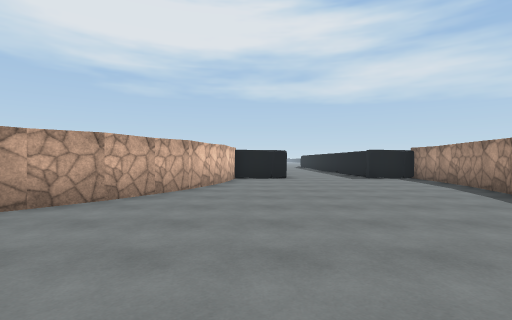
View 1 (above)

16 first-person views from a walk through a Unity game level. The camera is 1.3 m above the floor, looks level and sees 85° across. The floor is counted in squares, 2 m on a side. Each view is taken from the middle of a square. On the plan, view 1 faces up. The plan holds only what a view shows up to about 9 squares ahead; the rest is blank. The place goes on beyond the plan. Some surface patterns are stand-ins.

View 2
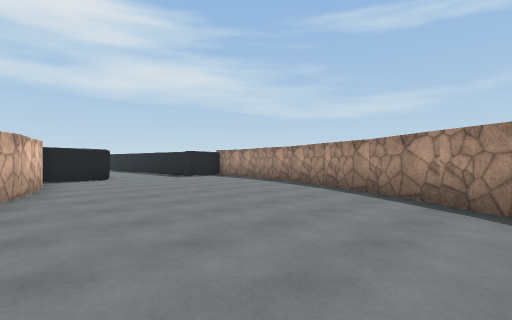

View 3
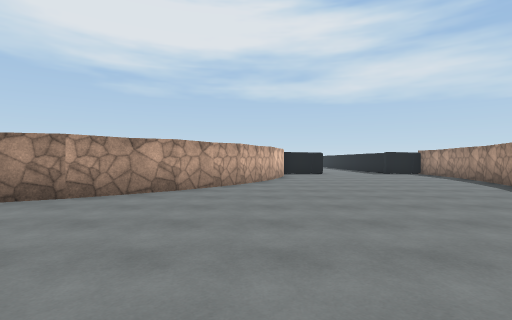

View 4
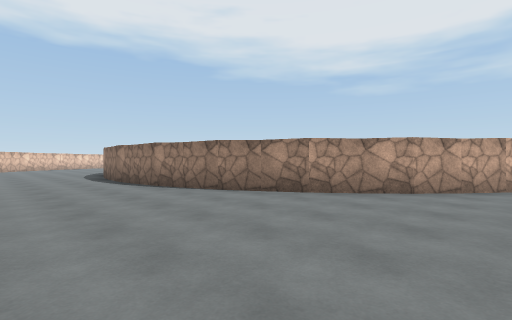

View 5
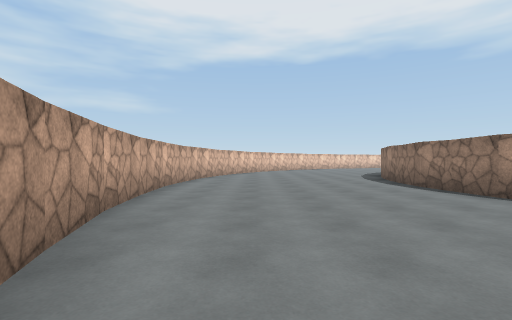

View 6
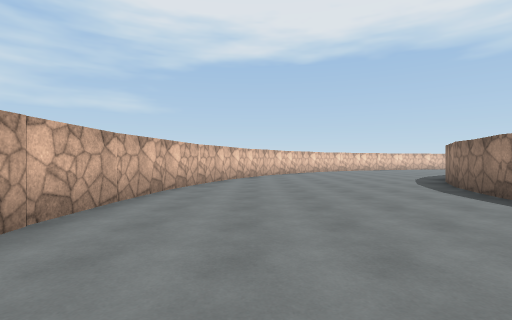

View 7
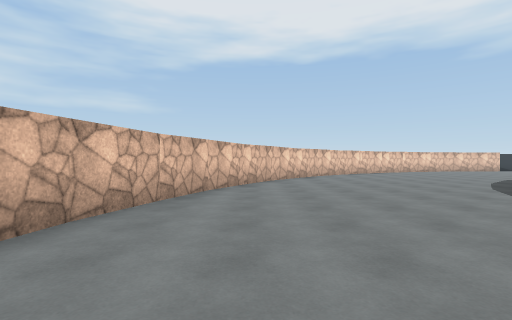

View 8
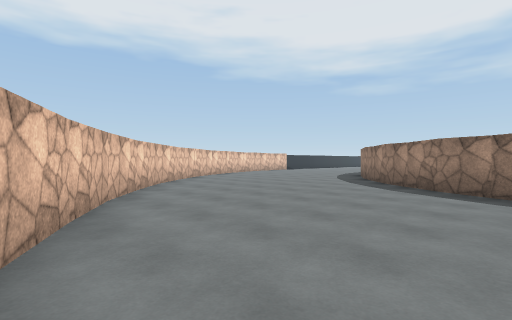

View 9
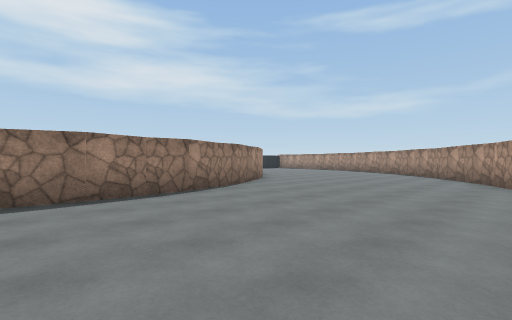

View 10
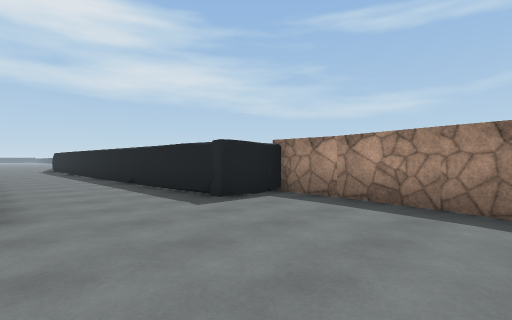

View 11
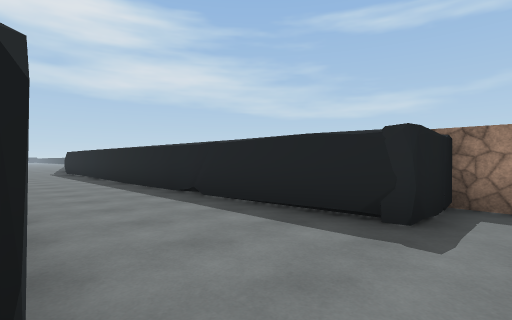

View 12
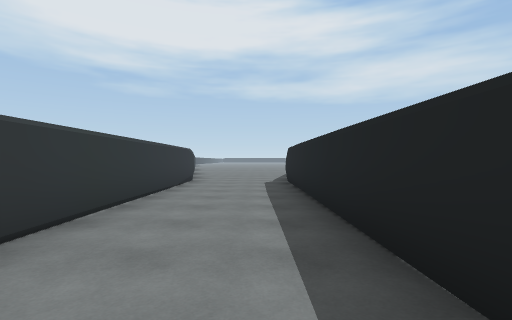

View 13
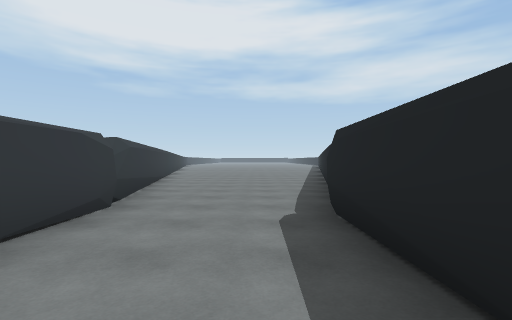

View 14
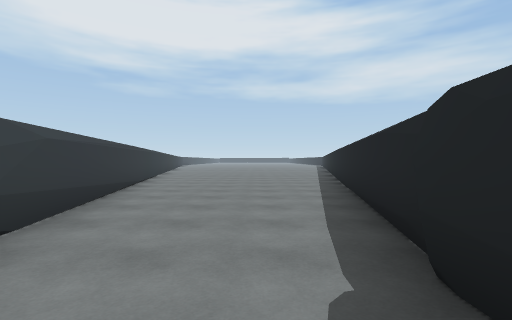

View 15
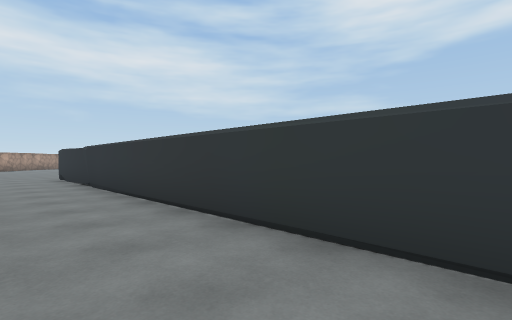

View 16
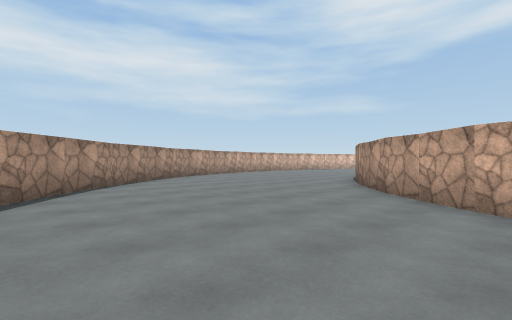

### Floor plan
Points are (right, up) in squares from view 1. A wall is a line through its corners. A room is listed if a view was taken in it or the views show most of it. See-through windows are left out.
Room 1 (views 1, 2, 3, 4, 5, 6, 7, 8, 9, 10, 11, 12, 13, 14, 15, 16)
walls: (-5.2, 1.7) (-6.9, 0.7); (-2.4, 4.5) (-3.6, 2.9) (-5.3, 1.6); (-6.8, 0.7) (-8.9, 0.2); (-1.4, 6.2) (-2.4, 4.4); (-8.8, 0.1) (-10.8, 0) (-12.8, 0.1); (0.9, -1.5) (2.9, 1); (-1.6, -3.6) (0.8, -1.4); (-3.8, -4.7) (-1.6, -3.5); (2.8, 1) (4.4, 3.8); (-0.8, 9.1) (-0.9, 8.1) (-1.5, 6.2); (4.4, 3.7) (5.3, 6.9); (-7.6, -5.9) (-5.4, -5.4); (-12.8, 0.2) (-14.7, 0.7); (1.2, 9.8) (-0.7, 9.8); (-10.7, -6.2) (-7.5, -6); (5.4, 6.9) (5.5, 9.7) (4, 9.8) (3.9, 24.8); (-14.8, 0.8) (-16.4, 1.7) (-17.9, 2.9) (-18.8, 3.9); (-14, -5.9) (-10.7, -6.4); (3.9, 13.1) (4, 13.7); (4.1, 13.1) (4, 13.8); (-17.1, -5.1) (-13.9, -6); (-19.5, -3.8) (-17, -5); (4, 24.2) (4.2, 25.4); (0.7, 26.3) (1, 25.1) (1.1, 10.2)
ways out: opening at (2.5, 25.5)

Positions as (right, up) in squares from view 1, and headings:
1: (0, 0), facing up
2: (-2, 0), facing up-right
3: (-2, -3), facing up
4: (-2, -3), facing up-left
5: (-4, -4), facing left
6: (-8, -4), facing left
7: (-11, -4), facing left
8: (-15, -5), facing up-left
9: (-12, -5), facing up-right
10: (1, 6), facing up-right
11: (1, 9), facing up-right
12: (3, 16), facing up
13: (3, 21), facing up
14: (3, 23), facing up
15: (3, 21), facing down-left
16: (2, 5), facing down-left
